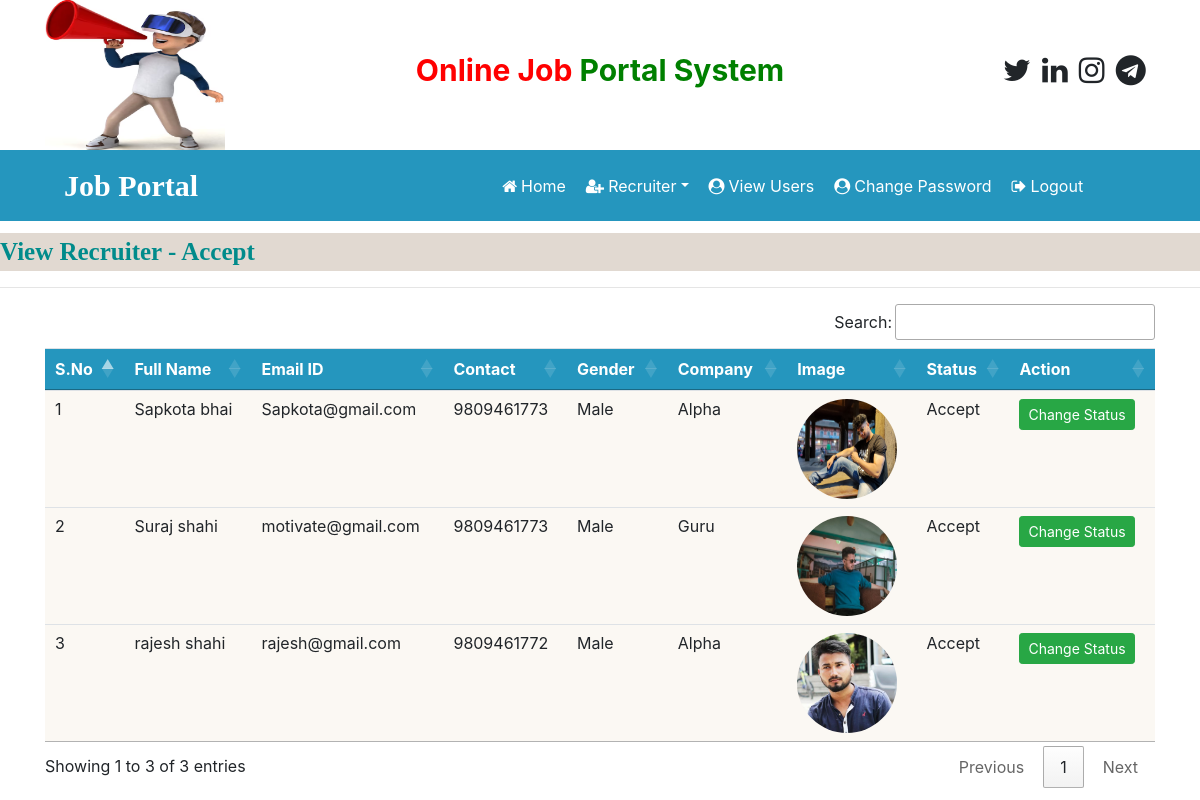
Page /recruiter_accepted (signed in) on the committed database.
### job/models.py (models this page shows, shortened)
class Recruiter(models.Model):
    user = models.ForeignKey(User, on_delete=models.CASCADE)
    mobile = models.CharField(max_length=15,null=True)
    image = models.FileField(null=True)
    gender = models.CharField(max_length=15,null=True)
    company = models.CharField(max_length=100,null=True)
    type = models.CharField(max_length=15,null=True)
    status = models.CharField(max_length=20,null=True)

### job/views.py (the view)
# urls.py: path('recruiter_accepted',recruiter_accepted,name="recruiter_accepted"),
def recruiter_accepted(request):
    if not request.user.is_authenticated:
        return redirect('admin_login')
    data = Recruiter.objects.filter(status='Accept')
    d ={'data':data}
    return render(request,'recruiter_accepted.html',d)

### job/templates/recruiter_accepted.html
{% load static %}
{% block body %}
{% include 'admin_navigation.html' %}
<marquee style="font-family: 'Monotype Corsiva'; font-size: 25px; color: darkcyan; background-color: #E1D9D1; font-weight:bold; margin-top: 1%">
    View Recruiter - Accept
</marquee>
<hr>
<div class="container">
<table  class="table table-hover" id="example">
    <thead>
    <tr style="background-color: #2596be; color:white">
        <th>S.No</th>
        <th>Full Name</th>
        <th>Email ID</th>
        <th>Contact</th>
        <th>Gender</th>
        <th>Company</th>
        <th>Image</th>
        <th>Status</th>
        <th>Action</th>
    </tr>
    </thead>
    <tbody>
        {% for i in data %}
        <tr style="background-color: #FBF8F3">
            <td>{{forloop.counter}}</td>
            <td>{{i.user.first_name}} {{i.user.last_name}}</td>
            <td>{{i.user.username}}</td>
            <td>{{i.mobile}}</td>
            <td>{{i.gender}}</td>
            <td>{{i.company}}</td>
            <td><img src="{{ i.image.url }}" style="width:100px; height:100px; border-radius:50%"></td>
            <td>{{i.status}}</td>
            <td><a href="{% url 'change_status' i.id %}" class="btn btn-success btn-sm" onclick="return confirm('Are you sure?')">Change Status</a></td>
        </tr>
        {% endfor %}
    </tbody>
</table>
</div>
{% endblock %}

### rows in the picture
Recruiter: user.first_name "Sapkota", user.last_name "bhai", user.username "Sapkota@gmail.com", mobile "9809461773", gender "Male", company "Alpha", image (picture), status "Accept"
Recruiter: user.first_name "Suraj", user.last_name "shahi", user.username "motivate@gmail.com", mobile "9809461773", gender "Male", company "Guru", image (picture), status "Accept"
Recruiter: user.first_name "rajesh", user.last_name "shahi", user.username "rajesh@gmail.com", mobile "9809461772", gender "Male", company "Alpha", image (picture), status "Accept"
